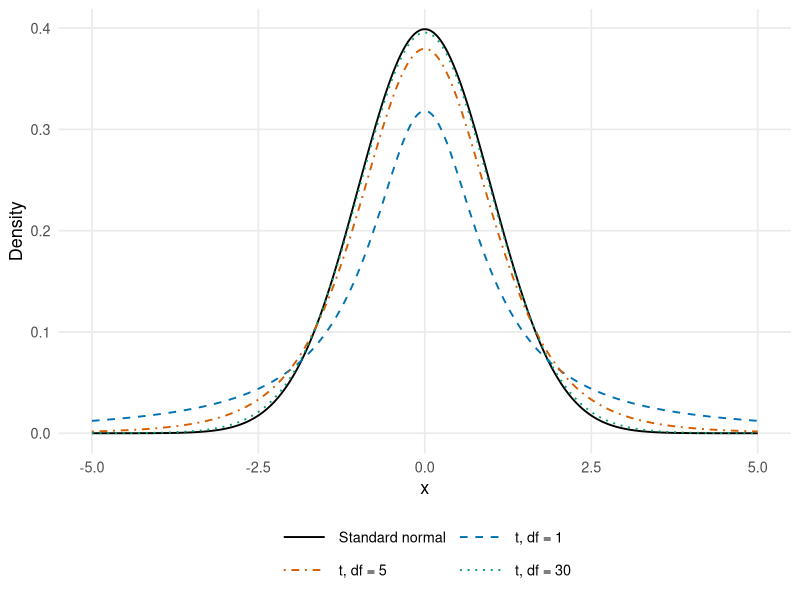
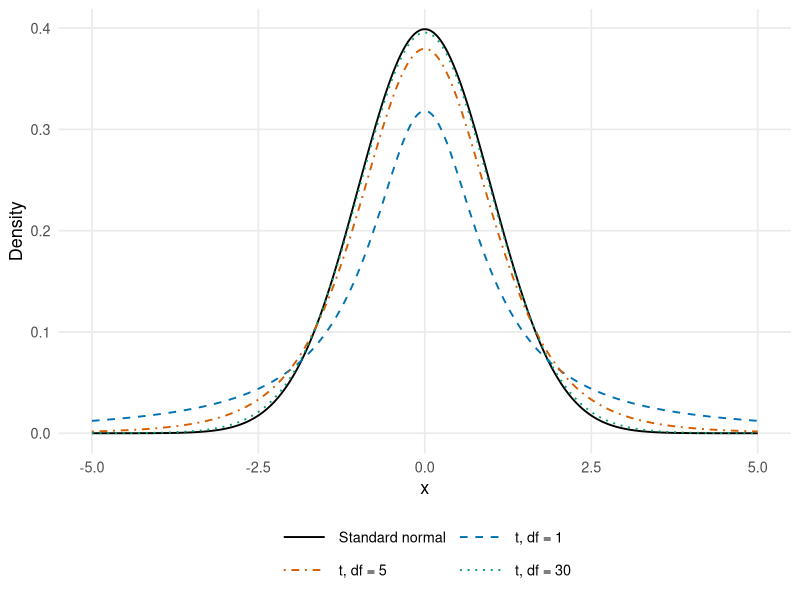

Reproduce these figures in R, in order.
# Figure 1.1: analytic standard normal and Student t densities.
# If needed: install.packages("ggplot2")
library(ggplot2)
x <- seq(-5, 5, length.out = 1001)
labels <- c("Standard normal", "t, df = 1", "t, df = 5", "t, df = 30")
densities <- data.frame(x = rep(x, 4),
  density = c(dnorm(x), dt(x, 1), dt(x, 5), dt(x, 30)),
  distribution = factor(rep(labels, each = length(x)), levels = labels))
p <- ggplot(densities, aes(x, density, colour = distribution,
                         linetype = distribution)) +
  geom_line(linewidth = 0.65) +
  scale_colour_manual(values = c("black", "#0072B2", "#D55E00", "#009E73")) +
  scale_linetype_manual(values = c("solid", "dashed", "dotdash", "dotted")) +
  labs(x = "x", y = "Density", colour = NULL, linetype = NULL) +
  theme_minimal(base_size = 13) +
  guides(colour = guide_legend(nrow = 2, byrow = TRUE),
         linetype = guide_legend(nrow = 2, byrow = TRUE)) +
  theme(panel.grid.minor = element_blank(), legend.position = "bottom",
        legend.key.width = grid::unit(1.3, "cm"))
dir.create("figures", showWarnings = FALSE)
ggsave("figures/probability_densities.png", p, width = 7, height = 4.8, dpi = 300)
ggsave("figures/probability_densities.pdf", p, width = 7, height = 4.8)
write.csv(densities, "density_values.csv", row.names = FALSE)
